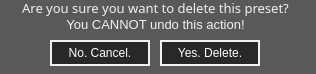
<?xml version="1.0" encoding="UTF-8"?>
<ui version="4.0">
 <class>deleteDialogForm</class>
 <widget class="QWidget" name="deleteDialogForm">
  <property name="geometry">
   <rect>
    <x>0</x>
    <y>0</y>
    <width>316</width>
    <height>74</height>
   </rect>
  </property>
  <property name="windowTitle">
   <string>Form</string>
  </property>
  <property name="styleSheet">
   <string notr="true">QWidget
{
	background: rgb(89, 89, 89);
}

/*-------QLabel-------*/
QLabel
{
	color: rgb(242, 242, 242);
}

/*----------- QPushButton ------------*/
QPushButton
{
	background: rgb(40, 40, 40);
	color: white;
	border: 2px solid rgb(242, 242, 242);
	font: 9pt &quot;Futura-Normal&quot;;
	padding: 0,1,0,0;
}

QPushButton:pressed
{
	background: rgb(242, 242, 242);
	color: black;
	border: 2px solid rgb(242, 242, 242);
	font: 9pt &quot;Futura-Normal&quot;;
	padding: 0, 1, 0, 0;
}

</string>
  </property>
  <widget class="QLabel" name="label_2">
   <property name="geometry">
    <rect>
     <x>10</x>
     <y>16</y>
     <width>291</width>
     <height>16</height>
    </rect>
   </property>
   <property name="font">
    <font>
     <pointsize>10</pointsize>
     <weight>50</weight>
     <italic>false</italic>
     <bold>false</bold>
    </font>
   </property>
   <property name="styleSheet">
    <string notr="true">font: 10pt;</string>
   </property>
   <property name="text">
    <string>You CANNOT undo this action!</string>
   </property>
   <property name="alignment">
    <set>Qt::AlignCenter</set>
   </property>
  </widget>
  <widget class="QPushButton" name="delete_2">
   <property name="geometry">
    <rect>
     <x>160</x>
     <y>40</y>
     <width>100</width>
     <height>26</height>
    </rect>
   </property>
   <property name="toolTip">
    <string>&quot;Exterminate!&quot;</string>
   </property>
   <property name="text">
    <string>Yes. Delete.</string>
   </property>
  </widget>
  <widget class="QPushButton" name="cancel">
   <property name="geometry">
    <rect>
     <x>50</x>
     <y>40</y>
     <width>100</width>
     <height>26</height>
    </rect>
   </property>
   <property name="toolTip">
    <string>&quot;I've made a huge mistake.&quot;</string>
   </property>
   <property name="text">
    <string>No. Cancel.</string>
   </property>
  </widget>
  <widget class="QLabel" name="label">
   <property name="geometry">
    <rect>
     <x>10</x>
     <y>0</y>
     <width>291</width>
     <height>16</height>
    </rect>
   </property>
   <property name="font">
    <font>
     <family>Futura-Normal</family>
     <pointsize>10</pointsize>
    </font>
   </property>
   <property name="text">
    <string>Are you sure you want to delete this preset?</string>
   </property>
   <property name="alignment">
    <set>Qt::AlignCenter</set>
   </property>
  </widget>
 </widget>
 <resources/>
 <connections/>
</ui>
